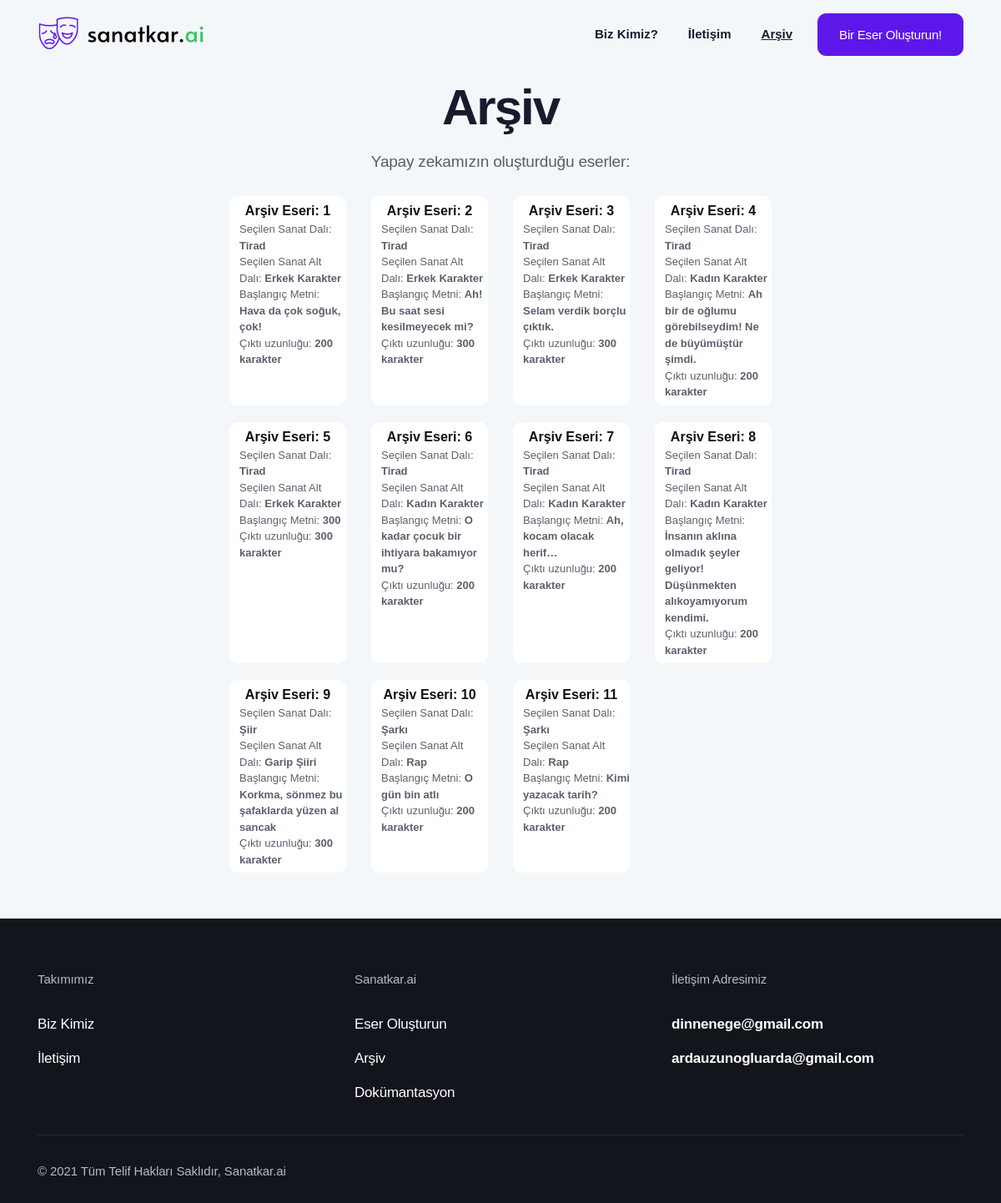
Page /archive on the earlier database version.
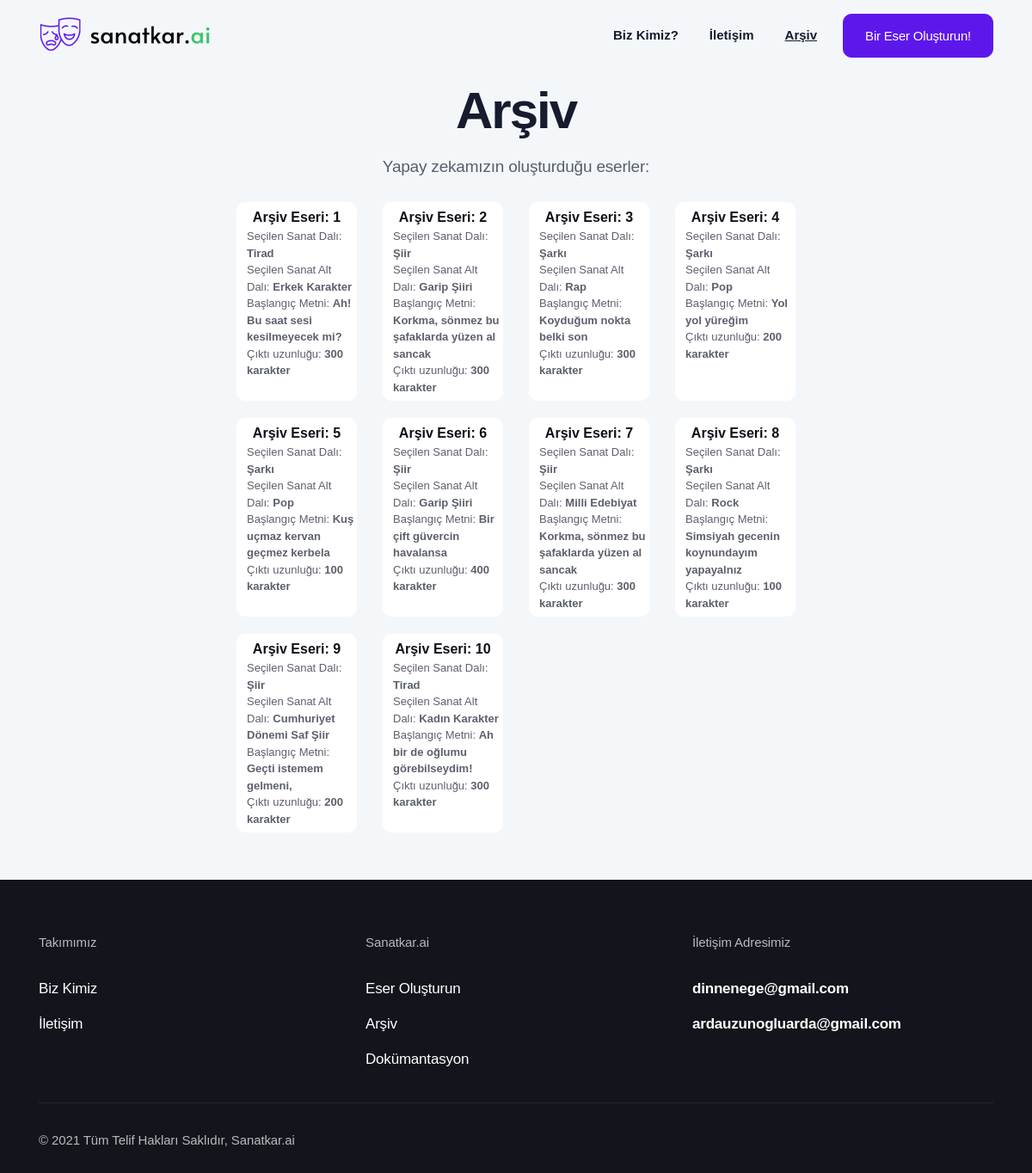
Same page on the later database version.
### app.py (models this page shows)
class Archive(db.Model):
    id = db.Column(db.Integer, primary_key=True)
    generated_text = db.Column(db.String(600))
    art_branch = db.Column(db.String(10))
    genre = db.Column(db.String(30))
    seed_input = db.Column(db.String(35))
    length_input = db.Column(db.String(3))

### app.py (the view)
@app.route("/archive")
def archive():
    archive = Archive.query.all()
    return render_template("archive.html", archive=archive)

### templates/archive.html (shortened to what this page needs)
<!DOCTYPE html>
<html lang="en">
<head>
  <link rel="stylesheet" href="{{ url_for('static', filename='css/bootstrap.css') }}">
  <link rel="stylesheet" href="{{ url_for('static', filename='fonts/icon-font/css/style.css') }}">
  <link rel="stylesheet" href="{{ url_for('static', filename='fonts/typography-font/typo.css') }}">
  <link rel="stylesheet" href="{{ url_for('static', filename='fonts/fontawesome-5/css/all.css') }}">
  <link rel="stylesheet" href="{{ url_for('static', filename='plugins/aos/aos.min.css') }}">
  <link rel="stylesheet" href="{{ url_for('static', filename='plugins/fancybox/jquery.fancybox.min.css') }}">
  <link rel="stylesheet" href="{{ url_for('static', filename='plugins/nice-select/nice-select.min.css') }}">
  <link rel="stylesheet" href="{{ url_for('static', filename='plugins/slick/slick.min.css') }}">
  <link rel="stylesheet" href="{{ url_for('static', filename='plugins/date-picker/css/gijgo.min.css') }}"
    type="text/css" />
  <link rel="stylesheet" href="{{ url_for('static', filename='plugins/theme-mode-switcher/switcher-panel.css') }}">
  <link rel="stylesheet" href="{{ url_for('static', filename='css/main.css') }}">
  <link rel="stylesheet" href="{{ url_for('static', filename='css/theme-mode-custom.css') }}">
  <link rel="stylesheet" href="https://cdnjs.cloudflare.com/ajax/libs/font-awesome/5.15.4/css/all.min.css">
</head>
<body data-theme="light">
  <div class="site-wrapper overflow-hidden">
    <header class="site-header site-header--menu-right  site-header--absolute">
      <div class="container">
        <nav class="navbar site-navbar offcanvas-active navbar-expand-lg  px-0">
          <div class="brand-logo"><a href="/">
              <img src="{{ url_for('static', filename='image/logo-main-black.png') }}" alt=""
                class="light-version-logo ">
            </a></div>
          <div class="collapse navbar-collapse" id="mobile-menu">
            <div class="navbar-nav-wrapper">
              <ul class="navbar-nav main-menu">
                <li class="nav-item">
                  <a class="text-dark nav-link" href="/about" role="button" aria-expanded="false">Biz Kimiz?</a>
                </li>
                <li class="nav-item">
                  <a class="nav-link" href="/contact" role="button" aria-expanded="false">İletişim</a>
                </li>
                <li class="nav-item">
                  <a class="font-weight-bold nav-link" href="/archive" role="button"
                    aria-expanded="false"><ins>Arşiv</ins></a>
                </li>
              </ul>
            </div>
          </div>
          <div class="header-btn  ml-auto ml-lg-5 mr-6 mr-lg-0 d-none d-xs-block">
            <a class="btn btn-app-page btn-primary gr-text-9 d-none d-xs-inline-flex " href="/generator">
              Bir Eser Oluşturun!
            </a>
          </div>
        </nav>
      </div>
    </header>
    <div class="inner-banner pt-20 bg-default-2">
      <div class="container-fluid">
        <div class="row  justify-content-center pt-5">
          <div class="col-xl-8 col-lg-9">
            <div class="px-md-15 text-center">
              <h2 class="title gr-text-2 mb-6">Arşiv</h2>
              <p class="gr-text-8 mb-8">Yapay zekamızın oluşturduğu eserler: </p>
              <div class="row flex-lg-fill">
                {% if archive == [] %}
                  <p class="gr-text-8 mb-8">Eser bulunamamıştır.</p>
                {% else %}
                  {% for archive_element in archive %}
                    <div class="col-lg-3 mb-7 col-12 btn-11">
                      <a class="d-block w-100 h-100 card archive-card pt-2" display href="/archive/{{archive_element.id}}">
                        Arşiv Eseri: <span id="archiveno" class="mt-1">{{archive_element.id}}</span>
                        <p class="archive-detail text-left pl-5 mb-2">Seçilen Sanat Dalı: <span>{{archive_element.art_branch}}</span><br>Seçilen Sanat Alt Dalı: <span>{{archive_element.genre}}</span><br>Başlangıç Metni: <span>{{archive_element.seed_input}}</span><br>Çıktı uzunluğu: <span>{{archive_element.length_input}} karakter</span></p>
                      </a>
                    </div>
                  {% endfor %}
                {% endif %}
              </div>
            </div>
          </div>
        </div>
      </div>
      <div class="bg-default-2 pb-17 pb-md-10 ">
      </div>
      <div class="footer-section dark-mode-texts bg-blackish-blue">
        <div class="container">
          <div class="footer-top pt-15">
            <div class="justify-content-center row">
              <div class="col-6 col-lg-4">
                <div class="single-footer mb-13 mb-lg-9">
                  <p class="footer-title gr-text-11 mb-7">Takımımız</p>
                  <ul class="footer-list list-unstyled">
                    <li class="py-2"><a class="gr-text-9 gr-text-color" href="/about">Biz Kimiz</a></li>
                    <li class="py-2"><a class="gr-text-9 gr-text-color" href="/contact">İletişim</a></li>
                  </ul>
                </div>
              </div>
              <div class="col-6 col-lg-4">
                <div class="single-footer mb-13 mb-lg-9">
                  <p class="footer-title gr-text-11 mb-7">Sanatkar.ai</p>
                  <ul class="footer-list list-unstyled">
                    <li class="py-2"><a class="gr-text-9 gr-text-color" href="/generator">Eser Oluşturun</a></li>
                    <li class="py-2"><a class="gr-text-9 gr-text-color" href="/archive">Arşiv</a></li>
                    <li class="py-2"><a class="gr-text-9 gr-text-color"
                        href="https://github.com/ardauzunoglu/sanatkar.ai">Dokümantasyon</a></li>
                  </ul>
                </div>
              </div>
              <div class="col-md-6 col-lg-4">
                <div class="single-footer mb-13 mb-lg-9">
                  <p class="footer-title gr-text-11 mb-7">İletişim Adresimiz</p>
                  <ul class="footer-list list-unstyled">
                    <li class="py-2"><a
                        class="gr-text-9 text-primary font-weight-bold hover-underline active text-white"
                        href="mailto:dinnenege@gmail.com">dinnenege@gmail.com</a></li>
                    <li class="py-2"><a
                        class="gr-text-9 text-primary font-weight-bold hover-underline active text-white"
                        href="mailto:ardauzunogluarda@gmail.com">ardauzunogluarda@gmail.com</a></li>
                  </ul>
                </div>
              </div>
            </div>
          </div>
          <div class="copyright-area border-top pt-9 pb-8">
            <div class="row align-items-center">
              <div class="col-lg-6">
                <p class="copyright-text gr-text-11 mb-6 mb-lg-0 gr-text-color-opacity text-center text-lg-left">
                  © 2021 Tüm Telif Hakları Saklıdır, Sanatkar.ai
                </p>
              </div>
            </div>
          </div>
        </div>
      </div>
    </div>
</body>
</html>

Differences in the rows shown:
removed Archive: id "11", art_branch "Şarkı", genre "Rap", seed_input "Kimi yazacak tarih?", length_input "200"
changed Archive "Erkek Karakter": seed_input "Hava da çok soğuk, çok!" → "Ah! Bu saat sesi kesilmeyecek mi?"; length_input "200" → "300"
changed Archive id 2: art_branch "Tirad" → "Şiir"; genre "Erkek Karakter" → "Garip Şiiri"; seed_input "Ah! Bu saat sesi kesilmeyecek mi?" → "Korkma, sönmez bu şafaklarda yüzen al sancak"
changed Archive id 3: art_branch "Tirad" → "Şarkı"; genre "Erkek Karakter" → "Rap"; seed_input "Selam verdik borçlu çıktık." → "Koyduğum nokta belki son"
changed Archive id 4: art_branch "Tirad" → "Şarkı"; genre "Kadın Karakter" → "Pop"; seed_input "Ah bir de oğlumu görebilseydim! Ne de büyümüştür şimdi." → "Yol yol yüreğim"
changed Archive id 5: art_branch "Tirad" → "Şarkı"; genre "Erkek Karakter" → "Pop"; seed_input "300" → "Kuş uçmaz kervan geçmez kerbela"; length_input "300" → "100"
changed Archive id 6: art_branch "Tirad" → "Şiir"; genre "Kadın Karakter" → "Garip Şiiri"; seed_input "O kadar çocuk bir ihtiyara bakamıyor mu?" → "Bir çift güvercin havalansa"; length_input "200" → "400"
changed Archive id 7: art_branch "Tirad" → "Şiir"; genre "Kadın Karakter" → "Milli Edebiyat"; seed_input "Ah, kocam olacak herif…" → "Korkma, sönmez bu şafaklarda yüzen al sancak"; length_input "200" → "300"
changed Archive id 8: art_branch "Tirad" → "Şarkı"; genre "Kadın Karakter" → "Rock"; seed_input "İnsanın aklına olmadık şeyler geliyor! Düşünmekten alıkoyamıyorum kendimi." → "Simsiyah gecenin koynundayım yapayalnız"; length_input "200" → "100"
changed Archive id 9: genre "Garip Şiiri" → "Cumhuriyet Dönemi Saf Şiir"; seed_input "Korkma, sönmez bu şafaklarda yüzen al sancak" → "Geçti istemem gelmeni,"; length_input "300" → "200"
changed Archive id 10: art_branch "Şarkı" → "Tirad"; genre "Rap" → "Kadın Karakter"; seed_input "O gün bin atlı" → "Ah bir de oğlumu görebilseydim!"; length_input "200" → "300"
